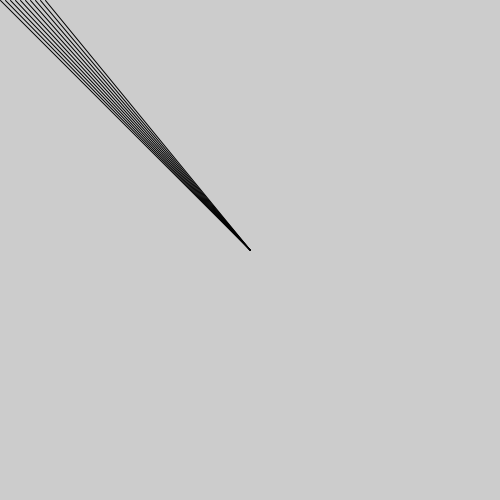
Frame 1 (no input)
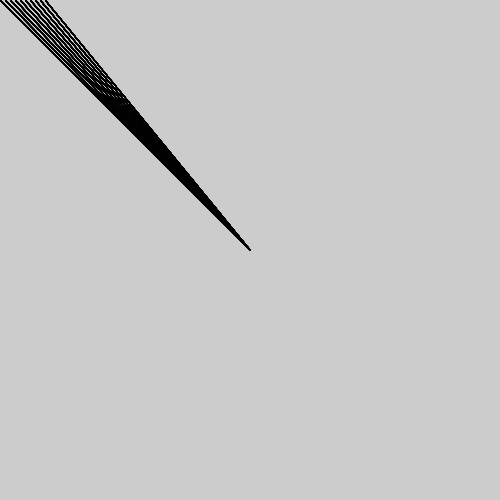
Frame 60 (the mouse pressed at the canvas centre just before this capture)
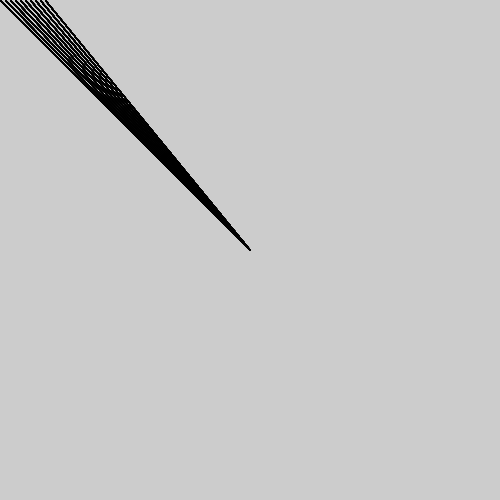
Frame 120 (the mouse held since frame 60 and released just before this capture)

The Processing sketch that drew these frames (run headless with seeded random() and noise(); from frame 60 on, the mouse is pressed at the canvas centre):

// Processing sketch: ex9_fill_has_no_effect_on_a_line
// ── ex9_fill_has_no_effect_on_a_line.pde
void setup() {
  size(500, 500);
}

void draw() {
  // start x,y   to end x,y
  fill(#741648);
  line(0, 0, 250, 250);
  line(5, 0, 250, 250);
  line(10, 0, 250, 250);
  line(15, 0, 250, 250);
  line(20, 0, 250, 250);
  line(25, 0, 250, 250);
  line(30, 0, 250, 250);
  line(35, 0, 250, 250);
  line(40, 0, 250, 250);
  line(45, 0, 250, 250);
}
